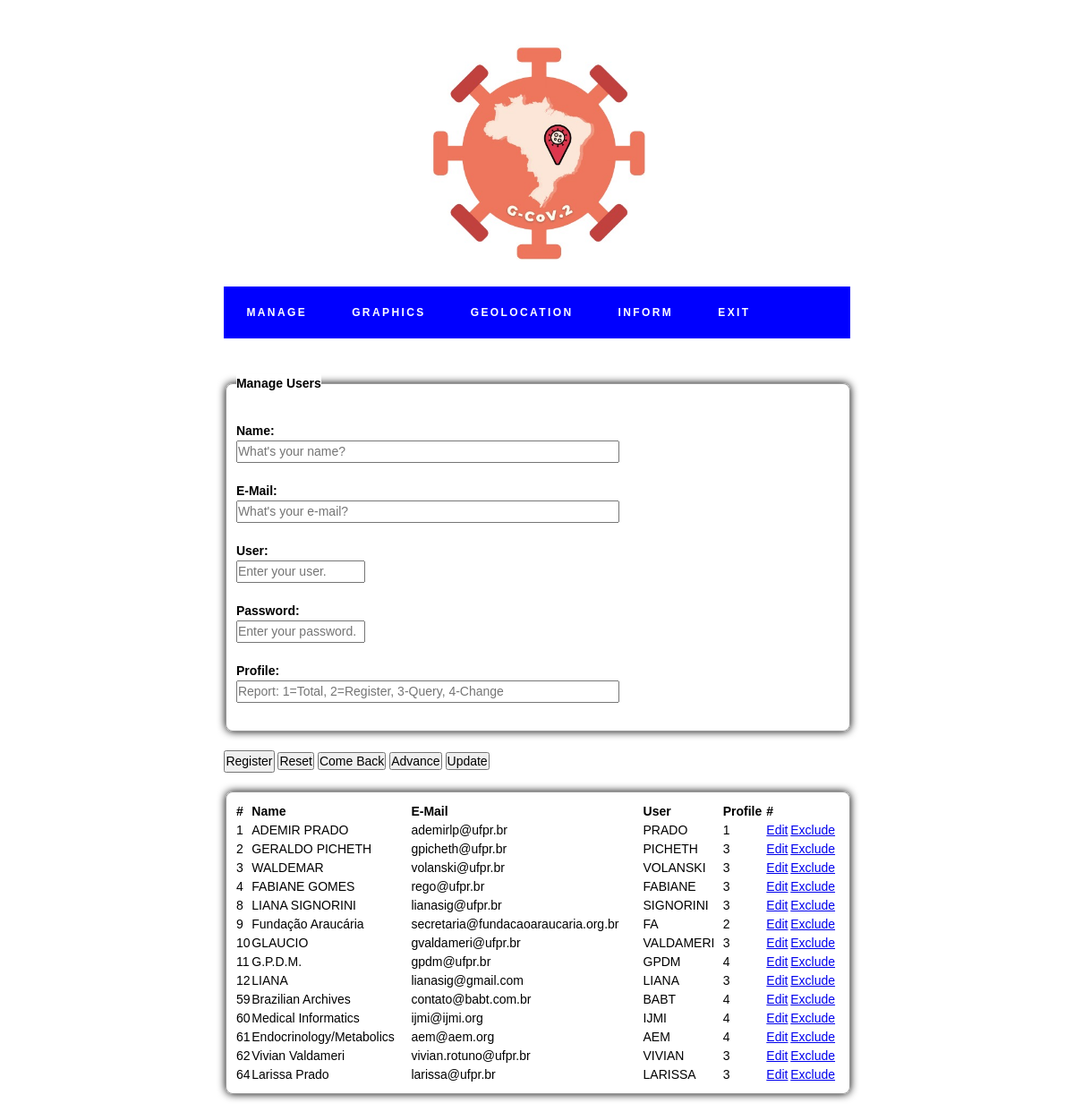
/SourceCode/usuario.php (signed in), run on an earlier commit of the app's database.
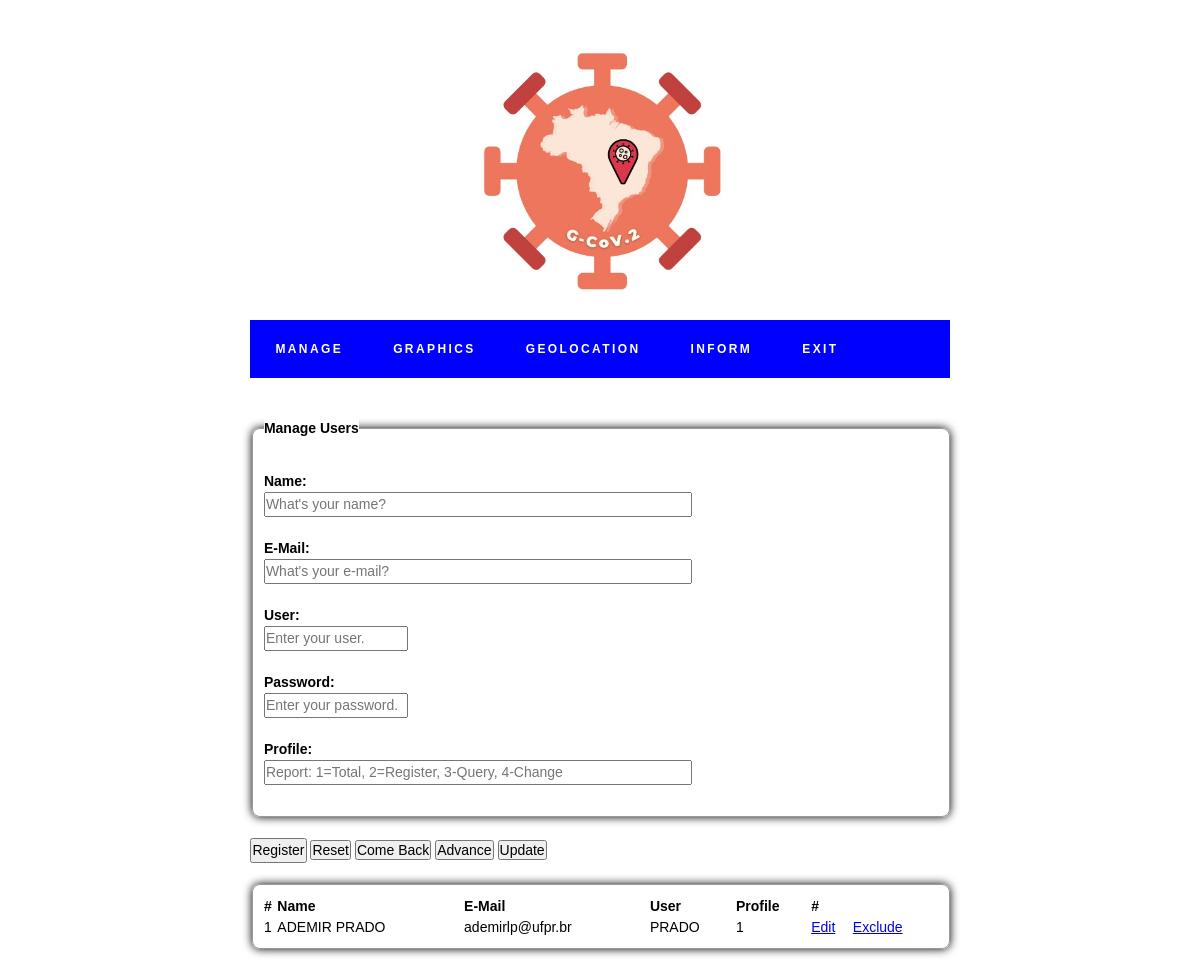
And on a later commit of the database.
### tables this page shows
CREATE TABLE `usuario` (
  `id` int(11) NOT NULL,
  `nome` varchar(50) NOT NULL,
  `login` varchar(15) NOT NULL,
  `senha` varchar(255) NOT NULL,
  `email` varchar(50) NOT NULL,
  `perfil` tinyint(4) NOT NULL
);

### SourceCode/usuario.php (the view, shortened to what this page needs)
<?php
@$nivel_necessario = $_SESSION['UsuarioNivel'];
if ($nivel_necessario == 1 || $nivel_necessario  == 0)
{
	include "conexao.php";
	$id     = -1;
	$nome   = "";
	$email  = "";
	$login 	= "";
	$senha  = "";
	$perfil = "";
	?>
	<html>
	<head>
		<link rel="stylesheet" type="text/css" href="style.css">
	</head>
	<body>
		<?php
			include "menu.php";
		?>
		<div class="site-content">
		<div class="center" style="width:185mm">
		<form action="<?=$_SERVER["PHP_SELF"]?>" method="POST" class="form-signin" enctype="multipart/form-data">
			<fieldset>
			<table width="675px" cellspacing="0">
			  <legend><strong><h2>Manage Users</h2></legend>
			  <br>
			  <label for="nome">Name:</label>
			  <br>
			  <input type="text" name="nome" size="50" maxlength = "50" placeholder="What's your name?" value="<?=$nome?>"><br/><br/>
			  <label for="email">E-Mail:</label>
			  <br>
			  <input type="email" name="email" size="50" maxlength = "50" placeholder="What's your e-mail?" value="<?=$email?>"><br/><br/>
			  <label for="login">User:</label>
			  <br>
			  <input type="text" name="login" size="15" maxlength = "15" placeholder="Enter your user." value="<?=$login?>"><br/><br/>
			  <label for="senha">Password:</label>
			  <br>
			  <input type="password" name="senha" size="15" maxlength = "15" placeholder="Enter your password." value="<?=$senha?>"><br/><br/>
			  <label for="perfil">Profile:</label>
			  <br>
			  <input type="text" name="perfil" size="50" maxlength = "1" placeholder="Report: 1=Total, 2=Register, 3-Query, 4-Change" value="<?=$perfil?>"><br/><br/>
			</table>
			</fieldset>
			<br>
			<button type="submit"><?=($id==-1)?"Register":"Salvar"?></button>
			<input type="reset" value="Reset">
			<input type="button" value="Come Back" onClick="history.go(-1)">
			<input type="button" value="Advance" onCLick="history.forward()">
			<input type="button" value="Update" onClick="history.go(0)">
		</form>
		<br>
		<fieldset>
		<table width="675px" cellspacing="0">
			<tr>
				<td><strong>#</strong></td>
				<td><strong>Name</strong></td>
				<td><strong>E-Mail</strong></td>
				<td><strong>User</strong></td>
				<td><strong>Profile</strong></td>
				<td><strong>#</strong></td>
			 </tr>
			<?php
			$result = $conn->query("SELECT * FROM USUARIO");
			while($aux_query = $result->fetch_assoc())
			{
			  echo '<tr>';
			  echo '  <td>'.$aux_query["id"].'</td>';
			  echo '  <td>'.$aux_query["nome"].'</td>';
			  echo '  <td>'.$aux_query["email"].'</td>';
			  echo '  <td>'.$aux_query["login"].'</td>';
			  echo '  <td>'.$aux_query["perfil"].'</td>';
			  echo '  <td><a href="'.$_SERVER["PHP_SELF"].'?id='.$aux_query["id"].'">Edit</a></td>';
			  echo '  <td><a href="'.$_SERVER["PHP_SELF"].'?id='.$aux_query["id"].'&del=true">Exclude</a></td>';
			  echo '</tr>';
			}?>
		</table>
		</fieldset>
		</div>
	</div>
	</body>
	</html>
<?php
}else{
	header("location:menu.php?erro=<h2>Access Denied to Manage Users!");
}
?>

### SourceCode/menu.php (shortened to what this page needs)
<html>
  <head>
    <link rel="stylesheet" type="text/css" href="style.css">
  </head>
  <body>
  <div class="site-content">
    <div class="center" style="width:185mm">
    <center><img src="imagens\G-CoV2.svg"></center>
    <div class="menu">
    <ul class="menu-list">
    <li>
      <a href="#">Manage</a>
    </li>
    <li>
	  <a href="#">Graphics</a>
	</li>
	<li>
	  <a href="#">Geolocation</a>
	</li>
	<li>
	  <a href="#">Inform</a>
	</li>
	<li><a href="logout.php">Exit</a></li>
	</ul>
	</div>
	</div>
  </div>
  </body>
</html>

### SourceCode/style.css (style rules this page uses)
fieldset { margin:0; padding: 0; border:1px solid #999; border-radius:8px; box-shadow:0 0 10px #000; width: 400px; text-align: left; margin-left: 2px; margin-right: 2px; padding-left: 0.75em; padding-right: 0.75em; padding-top: 0.75em; padding-bottom: 0.75em; }
legend { background:#fff; }
*, *:after, *:before { margin: 0; padding: 0; box-sizing: border-box; font-family: sans-serif; font-size: 14px; line-height: 1.5; }
.center { margin: auto; }
.menu { background: #0000FF; }
.menu .menu-list, .menu .sub-menu { list-style: none; }
.menu a { color: #fff; text-decoration: none; display: block; cursor: pointer; text-transform: uppercase; font-size: 12px; font-weight: 700; letter-spacing:0.2em; }
.menu > .menu-list > li { float: left; position: relative; }
.menu > .menu-list > li > a { padding: 20px; margin: 0 5px; background: #0000FF; }
.menu:after { content: '.'; display: block; clear: both; visibility: hidden; line-height: 0; height: 0; }
.site-content { padding: 20px; }
table, tr, td { style: font-family:arial border: 1px solid black; border-radius: 10px; }

What changed in the data, as far as the page shows it:
removed usuario: id "2", nome "GERALDO PICHETH", email "gpicheth@ufpr.br", login "PICHETH", perfil "3"
removed usuario: id "3", nome "WALDEMAR", email "volanski@ufpr.br", login "VOLANSKI", perfil "3"
removed usuario: id "4", nome "FABIANE GOMES", email "rego@ufpr.br", login "FABIANE", perfil "3"
removed usuario: id "8", nome "LIANA SIGNORINI", email "lianasig@ufpr.br", login "SIGNORINI", perfil "3"
removed usuario: id "9", nome "Fundação Araucária", email "secretaria@fundacaoaraucaria.org.br", login "FA", perfil "2"
removed usuario: id "10", nome "GLAUCIO", email "gvaldameri@ufpr.br", login "VALDAMERI", perfil "3"
removed usuario: id "11", nome "G.P.D.M.", email "gpdm@ufpr.br", login "GPDM", perfil "4"
removed usuario: id "12", nome "LIANA", email "lianasig@gmail.com", login "LIANA", perfil "3"
removed usuario: id "59", nome "Brazilian Archives", email "contato@babt.com.br", login "BABT", perfil "4"
removed usuario: id "60", nome "Medical Informatics", email "ijmi@ijmi.org", login "IJMI", perfil "4"
removed usuario: id "61", nome "Endocrinology/Metabolics", email "aem@aem.org", login "AEM", perfil "4"
removed usuario: id "62", nome "Vivian Valdameri", email "vivian.rotuno@ufpr.br", login "VIVIAN", perfil "3"
removed usuario: id "64", nome "Larissa Prado", email "larissa@ufpr.br", login "LARISSA", perfil "3"
